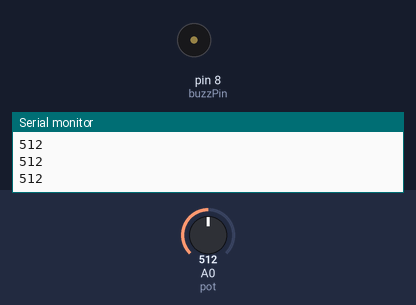
Recording of a sketch running on a simulated Arduino Uno, built with avr-gcc and run on an emulated ATmega328P. Parts: buzzer (waves = sounding, pin HIGH), the last lines printed to the serial monitor. The inputs (shaded band) are chosen by the test bench; at power-on: A0 (pot) = 512.

Above: at 1.2 s.
1.3 s: A0 (pot) set to 986
2.8 s: A0 (pot) set to 1009
At 3.7 s:
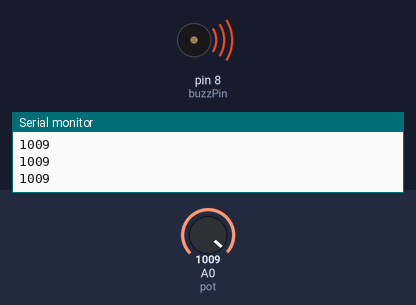
4.3 s: A0 (pot) set to 990
At 4.8 s:
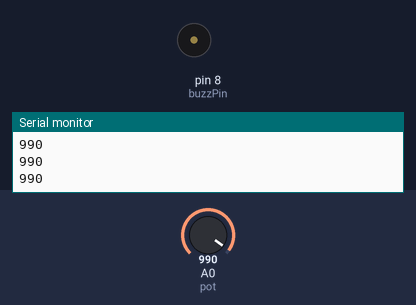
5.8 s: A0 (pot) set to 1010
At 6.1 s:
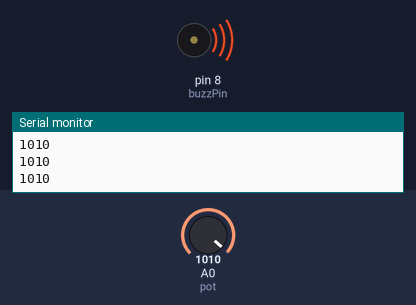
Timing chart, 0 to 8.3 s (numbered marks = the images above; inputs shaded):
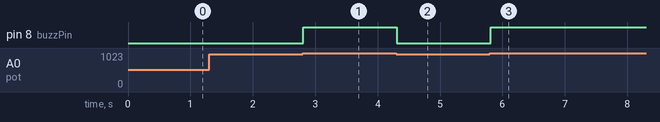

Measured:
- the behaviour switches between 1000 and 1001 on A0 (pot) (found by bisection; images 0 and 1)
- after the input at 2.8 s, pin 8 (buzzPin): LOW → HIGH at once
- after the input at 4.3 s, pin 8 (buzzPin): HIGH → LOW at once
- after the input at 5.8 s, pin 8 (buzzPin): LOW → HIGH at once

The sketch:

sketch_15_zumbadorActivo.ino
```cpp
int buzzPin = 8;
int pot = A0;
int number;
int dt = 500;
String msg1 = "Porfavor introduce tu número";

void setup() {
  Serial.begin(9600);
  pinMode(buzzPin, OUTPUT);
  pinMode(pot, INPUT);

}

void loop() {
  number = analogRead(pot);
  Serial.println(number);
  /*while (Serial.available() == 0){

  }
  number = Serial.parseInt();*/

  while (number > 1000){
    digitalWrite(buzzPin, HIGH);
    number = analogRead(pot);
    Serial.println(number);
  }
  digitalWrite(buzzPin, LOW);

}
```
